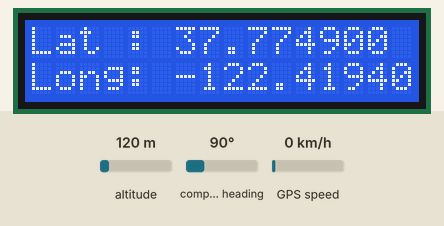
Recording of a sketch running on a simulated ESP32. On the bench: 16×2 character LCD. Inputs (shaded band) come from the test bench; at power-on: altitude 120 m, compass heading 90°, GPS speed 0 km/h. WiFi joins after 1.5 s; servers stay silent unless stated; the GPS gets a fix after 3 s at 37.7749, -122.4194 with 8 satellites; no MQTT or app messages arrive unless stated; what the sketch prints to the serial monitor is not drawn.

Above: at 3.8 s.
At 6.8 s:
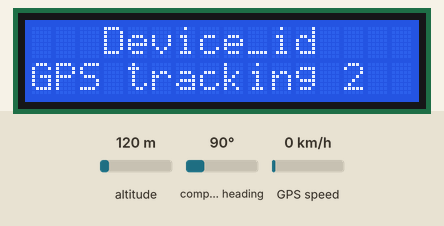

Measured:
- what the display in image 0 shows lasts 3.1 s, from 3.7 s to 6.8 s
- what the display in image 1 shows lasts 2.0 s, from 6.8 s to 8.8 s

The sketch:

GPS_1.2.ino
```cpp
///////////////////////////////////////////////////////////////////////////////////
// This is a GPS Tracking Project for NT inture
// Update 1.2 LCD_1602 for show detail
///////////////////////////////////////////////////////////////////////////////////
// include libarry
#include <WiFi.h> //Wifi
#include <PubSubClient.h> //Call MQTT
#include <ArduinoJson.h> //Make json file
#include <TinyGPS++.h> //Talk GPS
#include <HardwareSerial.h> //Talk GPS2
#include <Wire.h> //Wire connecct
#include <LiquidCrystal_I2C.h> // LCD

// Set pinout GPS
#define RXPin 16
#define TXPin 17

//Set serial band for GPS
static const uint32_t GPSBaud = 9600;

//Wifi connect
////////////////////////////////////////////////////////////////////////////////////

char* ssid = "Violet Evergarden"; //Wifi Name
char* password = "25022021"; //Wifi Password

////////////////////////////////////////////////////////////////////////////////////
/*
  char* ssid = "RSRC2"; //Wifi Name
  char* password = "043234794";
*/
////////////////////////////////////////////////////////////////////////////////////
//MQTT connected
//Test server
const char* mqttServer = "180.180.216.61";
const int mqttPort = 1883;
const char* mqttUser = "juub";
const char* mqttPassword = "t0t12345";
char mqtt_name_id[] = "";
const char* mqtt_topic = "ntnode/gps/";
////////////////////////////////////////////////////////////////////////////////////
// Call Value
WiFiClient client;
PubSubClient mqtt(client);
TinyGPSPlus gps;
HardwareSerial ss(2);
LiquidCrystal_I2C lcd(0x27, 16, 2);
////////////////////////////////////////////////////////////////////////////////////
//Json config
StaticJsonDocument<256> doc;
char buffer[256];
////////////////////////////////////////////////////
void setupwifi() { //Fucniton Wifi setup for easy setup wifi (Update LCD)
  Serial.println();
  Serial.print("Connecting to ");
  Serial.println(ssid);
  WiFi.mode(WIFI_STA);
  WiFi.disconnect();
  WiFi.begin(ssid, password);
  lcd.clear();
  lcd.setCursor(2, 0);
  lcd.print("Wifi Status");
  lcd.setCursor(2, 1);
  lcd.print("Connecting");

  while (WiFi.status() != WL_CONNECTED) {
    delay(1500);
    Serial.print(".");
  }

  Serial.println("");
  Serial.println("WiFi connected");
  Serial.println("IP address: ");
  Serial.println(WiFi.localIP());
  lcd.clear();
  lcd.setCursor(2, 0);
  lcd.print("Connecting");
  lcd.setCursor(6, 1);
  lcd.print("Succeed!");
  delay(2000);
  lcd.clear();
}

void setuplcd() {
  lcd.begin();
  lcd.backlight();
}

void callback (char* topic, byte* payload, unsigned int length) { //Talk with MQTT server
  deserializeJson(doc, payload, length);
  size_t n = serializeJson(doc, buffer);
  ///////////////////////////////////////////////////////////////////////////////////////////////
  if (mqtt.connect(mqtt_topic, mqttUser, mqttPassword)) {
    if (mqtt.publish(mqtt_topic, buffer, n) == true) {
      Serial.println("publish Valve status success");
    } else {
      Serial.println("publish Fail");
    }
  } else {
    Serial.println("Connect Fail MQTT");
  }
}

void reconnect_mqtt() { //Reconnect for MQTT or Wifi in ESP Down it is reconnect now
  while (!mqtt.connected()) {
    unsigned long currentMillis = millis();
    unsigned long previousMillis = 0;
    unsigned long interval = 30000;
    // if WiFi is down, try reconnecting every CHECK_WIFI_TIME seconds
    if ((WiFi.status() != WL_CONNECTED) && (currentMillis - previousMillis >= interval)) {
      Serial.print(millis());
      Serial.println("Reconnecting to WiFi...");
      WiFi.disconnect();
      WiFi.reconnect();
      previousMillis = currentMillis;
    }
    Serial.print("Attempting MQTT connection...");
    //WiFi.reconnect();
    if (mqtt.connect(mqtt_name_id, mqttUser, mqttPassword)) {
      Serial.println("connected");
      // Subscribe or resubscribe to a topic
      // You can subscribe to more topics (to control more LEDs in this example)
    } else {
      Serial.print("failed, rc=");
      Serial.print(mqtt.state());
      Serial.println(" try again in 5 seconds");
      // Wait 5 seconds before retrying
      delay(5000);
    }
  }
}

void setup() {
  Serial.begin(115200);
  ss.begin(GPSBaud, SERIAL_8N1, RXPin, TXPin, false);
  Serial.println(TinyGPSPlus::libraryVersion());
  setuplcd();
  setupwifi();
  mqtt.setServer(mqttServer, mqttPort); //Login MQTT
  mqtt.setCallback(callback);

}

void loop() {
  while (ss.available() > 0)
    if (gps.encode(ss.read()))
      displayInfo(); //It call only funciton you can config it in void displayInfo
  if (millis() > 5000 && gps.charsProcessed() < 10)
  {
    Serial.println(F("No GPS detected: check wiring."));
    while (true);
  }
  delay(1000);
}

void displayInfo()
{
  if (!mqtt.connected()) {
    Serial.println("---Reconnect MQTT ---");
    reconnect_mqtt();
  }
  mqtt.loop();
  \
  String device_id = "GPS tracking 2";
  doc["deviceid"] = device_id;

  Serial.print(F("Location: "));
  if (gps.location.isValid())
  {
    Serial.print("Latitude :");
    Serial.println(gps.location.lat(), 6);
    Serial.print("Longtitude :");
    Serial.println(gps.location.lng(), 6);
    Serial.print("Speed :");
    Serial.println(gps.speed.kmph());
    Serial.print("Date :");
    Serial.println(gps.date.value());
    doc["latitude"] = gps.location.lat();
    doc["longitude"] = gps.location.lng();
    doc["speed"] = gps.speed.kmph();
    /////////////////////////////////////
    lcd.clear();
    lcd.setCursor(0, 0);
    lcd.print("Lat :");
    lcd.setCursor(6, 0);
    lcd.print(gps.location.lat(), 6);
    lcd.setCursor(0, 1);
    lcd.print("Long:");
    lcd.setCursor(6, 1);
    lcd.print(gps.location.lng(), 6);
    /////////////////////////////////////
  }
  else
  {
    Serial.print(F("INVALID"));
    lcd.clear();
    lcd.setCursor(6, 0);
    lcd.print("GPS");
    lcd.setCursor(2, 1);
    lcd.print("Undecttable");
    doc["latitude"] = "NULL";
    doc["longitude"] = "NULL";
    doc["speed"] = "NULL";
  }

  size_t n = serializeJson(doc, buffer);

  if (mqtt.connect(mqtt_name_id, mqttUser, mqttPassword)) {
    Serial.println("\nConnected MQTT: ");
    if (mqtt.publish(mqtt_topic, buffer , n) == true) {
      Serial.println("publish success");
    } else {
      Serial.println("publish Fail");
    }
  } else {
    Serial.println("Connect Fail MQTT");
  }
  serializeJsonPretty(doc, Serial);
  Serial.println();
  Serial.println("=============");
  /////////////////////////////////////
  /*
    lcd.clear();
    lcd.setCursor(0, 0);
    lcd.print("Lat :");
    lcd.setCursor(6, 0);
    lcd.print(gps.location.lat(),6);
    lcd.setCursor(0, 1);
    lcd.print("Long:");
    lcd.setCursor(6, 1);
    lcd.print(gps.location.lng(),6);
    delay(3000);
    lcd.clear();
    lcd.setCursor(3, 0);
    lcd.print("Device_id");
    lcd.setCursor(0, 1);
    lcd.print(device_id);
    delay(2000);
  */
  /////////////////////////////////////
  delay(3000);
  lcd.clear();
  lcd.setCursor(3, 0);
  lcd.print("Device_id");
  lcd.setCursor(0, 1);
  lcd.print(device_id);
  delay(2000);
}
```
